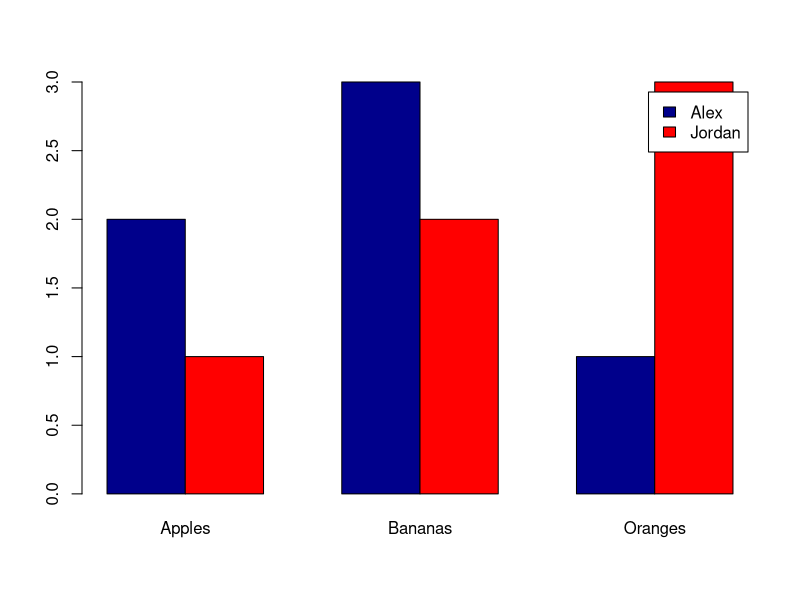

Generate this figure with R:
library(tibble)

df <- tribble(
  ~Contestant, ~Fruit, ~`Number Eaten`,
  "Alex", "Apples", 2,
  "Alex", "Oranges", 1,
  "Alex", "Bananas", 3,
  "Jordan", "Apples", 1,
  "Jordan", "Oranges", 3,
  "Jordan", "Bananas", 2
)

data <- with(df, tapply(`Number Eaten`, list(Contestant, Fruit), FUN = sum))
barplot(data, col = c("darkblue", "red"), beside = TRUE, legend = TRUE)
